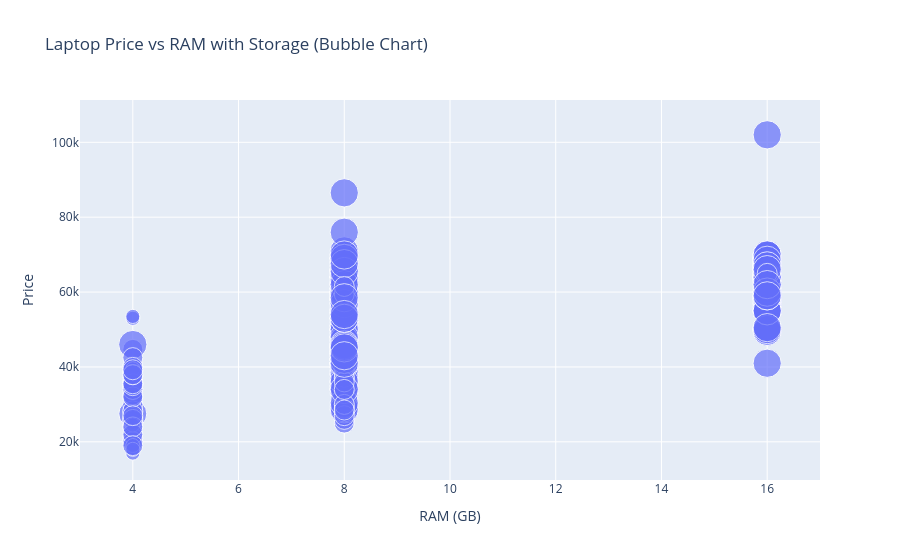

Notebook source saved alongside this figure:
### Markdown cell above
# WHICH RAM SIZE HAS THE MOST NUMBER OF LAPTOPS  ?

### Code cell
import plotly.express as px

fig = px.scatter(
    df,
    x='RAM_Clean',
    y='Current_Price',
    size='ROM_Clean',         
    hover_name='ProductName',  
    title='Laptop Price vs RAM with Storage (Bubble Chart)',
    labels={
        'RAM_Clean': 'RAM (GB)',
        'Current_Price': 'Price',
        'ROM_Final': 'Storage (GB)'
    }
)

fig.show()

### Figure 1 — Plotly figure (JSON) as saved in the notebook; plotly's stock layout.template omitted (floating-point values rounded to 4 significant figures; data arrays with more than 128 entries replaced by an {"elided": "..."} marker saying what was removed)
{"data": [{"hovertemplate": "<b>%{hovertext}</b><br><br>RAM (GB)=%{x}<br>Price=%{y}<br>ROM_Clean=%{marker.size}<extra></extra>", "hovertext": {"elided": "471 str values"}, "legendgroup": "", "marker": {"color": "#636efa", "size": {"elided": "471 int values"}, "sizemode": "area", "sizeref": 1.28, "symbol": "circle"}, "mode": "markers", "name": "", "orientation": "v", "showlegend": false, "type": "scatter", "x": {"elided": "471 int values"}, "xaxis": "x", "y": {"elided": "471 int values"}, "yaxis": "y"}], "layout": {"legend": {"itemsizing": "constant", "tracegroupgap": 0}, "title": {"text": "Laptop Price vs RAM with Storage (Bubble Chart)"}, "xaxis": {"anchor": "y", "domain": [0, 1], "title": {"text": "RAM (GB)"}}, "yaxis": {"anchor": "x", "domain": [0, 1], "title": {"text": "Price"}}}}
